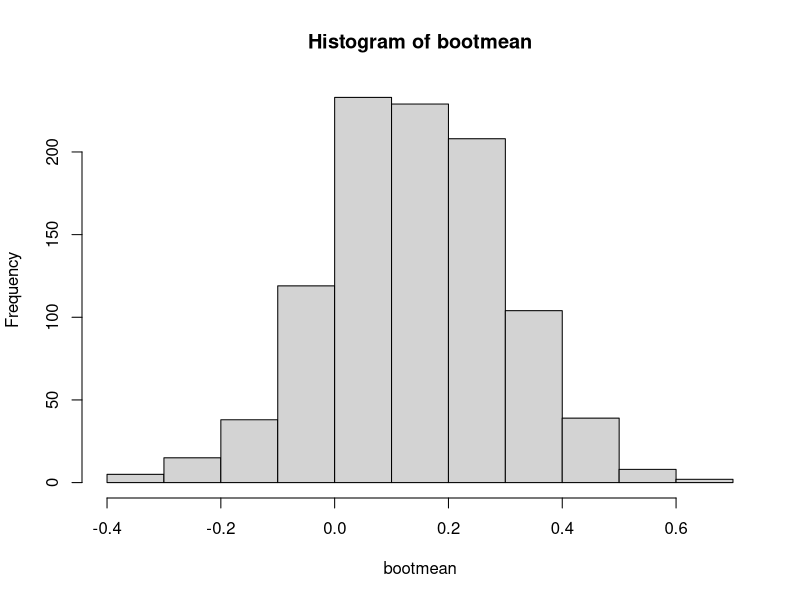
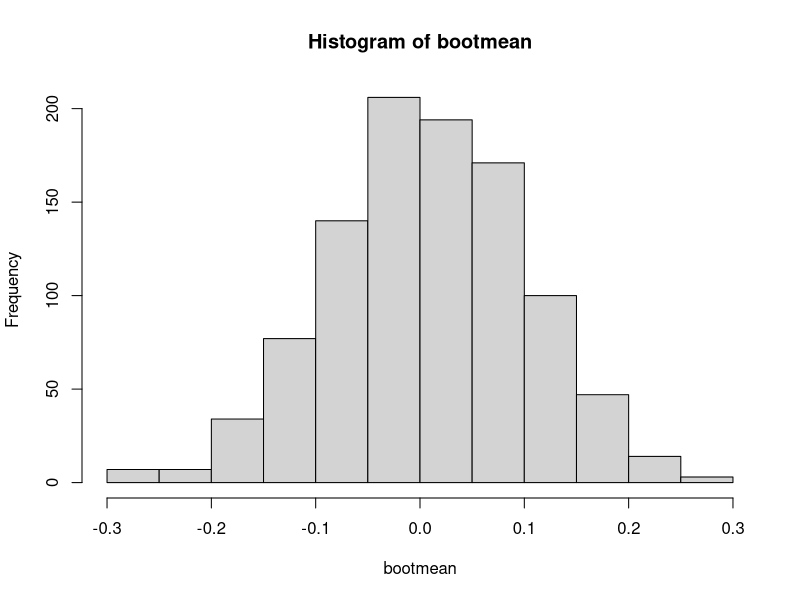
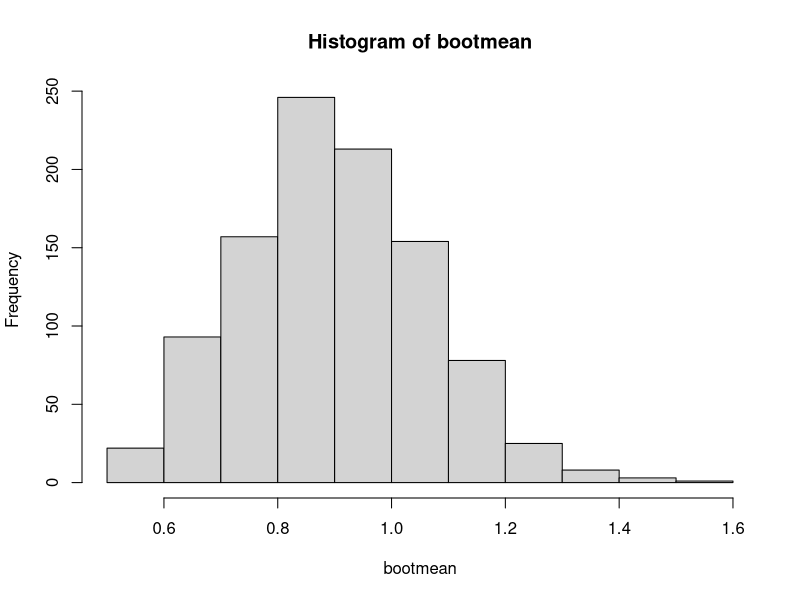

The R script that drew these images, in order:
## ---- chunk 1
x <- rnorm(30)
R <- 1000
bootmean <- numeric(R)
for (i in 1:R){
  bootsample <- sample(x, size=length(x), replace=TRUE)
  bootmean[i] <- mean(bootsample)}
mean(bootmean)
sd(bootmean)
hist(bootmean)
## ---- chunk 2
x <- rnorm(100)
R <- 1000
bootmean <- numeric(R)
for (i in 1:R){
  bootsample <- sample(x, size=length(x), replace=TRUE)
  bootmean[i] <- mean(bootsample)}
mean(bootmean)
sd(bootmean)
hist(bootmean)
## ---- chunk 3
x <- rexp(30)
R <- 1000
bootmean <- numeric(R)
for (i in 1:R){
  bootsample <- sample(x, size=length(x), replace=TRUE)
  bootmean[i] <- mean(bootsample)}
mean(bootmean)
sd(bootmean)
hist(bootmean)
## ---- chunk 4
x <- rexp(100)
R <- 1000
bootmean <- numeric(R)
for (i in 1:R){
  bootsample <- sample(x, size=length(x), replace=TRUE)
  bootmean[i] <- mean(bootsample)}
mean(bootmean)
sd(bootmean)
